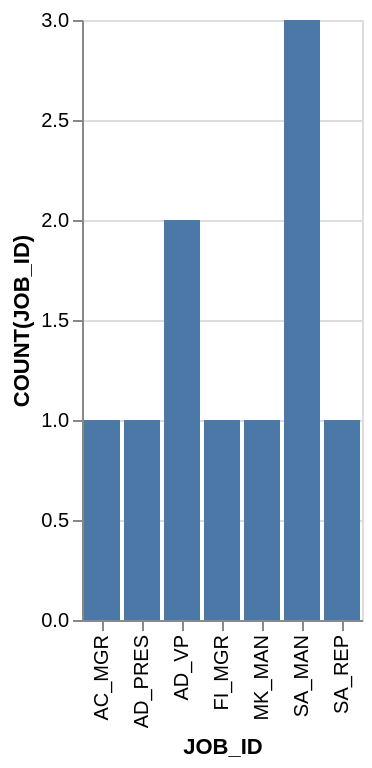

Vega-Lite specification stored for this chart:
### Vega-Lite specification from a JSON file in a GitHub repository (floating-point values rounded to 4 significant figures)
{"data": {"values": [{"x_data": "AC_MGR", "y_data": 1}, {"x_data": "AD_PRES", "y_data": 1}, {"x_data": "AD_VP", "y_data": 2}, {"x_data": "FI_MGR", "y_data": 1}, {"x_data": "MK_MAN", "y_data": 1}, {"x_data": "SA_MAN", "y_data": 3}, {"x_data": "SA_REP", "y_data": 1}]}, "mark": "bar", "encoding": {"x": {"field": "x_data", "type": "nominal", "title": "JOB_ID", "sort": "ascending"}, "y": {"field": "y_data", "type": "quantitative", "title": "COUNT(JOB_ID)"}}}
